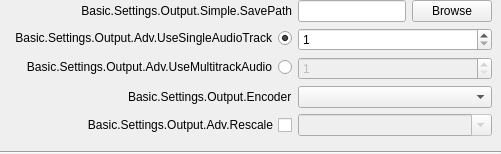
                   <widget class="QWidget" name="advOutRecStandard">
                    <layout class="QVBoxLayout" name="verticalLayout_13">
                     <property name="leftMargin">
                      <number>0</number>
                     </property>
                     <property name="topMargin">
                      <number>0</number>
                     </property>
                     <property name="rightMargin">
                      <number>0</number>
                     </property>
                     <property name="bottomMargin">
                      <number>0</number>
                     </property>
                     <item alignment="Qt::AlignTop">
                      <widget class="QWidget" name="widget_7" native="true">
                       <layout class="QVBoxLayout" name="verticalLayout_15">
                        <property name="leftMargin">
                         <number>0</number>
                        </property>
                        <property name="topMargin">
                         <number>0</number>
                        </property>
                        <property name="rightMargin">
                         <number>0</number>
                        </property>
                        <property name="bottomMargin">
                         <number>0</number>
                        </property>
                        <item>
                         <widget class="QWidget" name="advOutRecTopContainer" native="true">
                          <property name="sizePolicy">
                           <sizepolicy hsizetype="Preferred" vsizetype="Maximum">
                            <horstretch>0</horstretch>
                            <verstretch>0</verstretch>
                           </sizepolicy>
                          </property>
                          <layout class="QFormLayout" name="formLayout_16">
                           <property name="fieldGrowthPolicy">
                            <enum>QFormLayout::AllNonFixedFieldsGrow</enum>
                           </property>
                           <property name="labelAlignment">
                            <set>Qt::AlignRight|Qt::AlignTrailing|Qt::AlignVCenter</set>
                           </property>
                           <property name="topMargin">
                            <number>0</number>
                           </property>
                           <item row="0" column="0">
                            <widget class="QLabel" name="label_32">
                             <property name="sizePolicy">
                              <sizepolicy hsizetype="Preferred" vsizetype="Expanding">
                               <horstretch>0</horstretch>
                               <verstretch>0</verstretch>
                              </sizepolicy>
                             </property>
                             <property name="minimumSize">
                              <size>
                               <width>170</width>
                               <height>0</height>
                              </size>
                             </property>
                             <property name="text">
                              <string>Basic.Settings.Output.Simple.SavePath</string>
                             </property>
                             <property name="alignment">
                              <set>Qt::AlignRight|Qt::AlignTrailing|Qt::AlignVCenter</set>
                             </property>
                            </widget>
                           </item>
                           <item row="0" column="1">
                            <layout class="QHBoxLayout" name="horizontalLayout_6">
                             <item>
                              <widget class="QLineEdit" name="advOutRecPath">
                               <property name="enabled">
                                <bool>true</bool>
                               </property>
                              </widget>
                             </item>
                             <item>
                              <widget class="QPushButton" name="advOutRecPathBrowse">
                               <property name="enabled">
                                <bool>true</bool>
                               </property>
                               <property name="text">
                                <string>Browse</string>
                               </property>
                              </widget>
                             </item>
                            </layout>
                           </item>
                           <item row="1" column="0">
                            <widget class="QRadioButton" name="advOutRecSingleTrack">
                             <property name="layoutDirection">
                              <enum>Qt::RightToLeft</enum>
                             </property>
                             <property name="text">
                              <string>Basic.Settings.Output.Adv.UseSingleAudioTrack</string>
                             </property>
                             <property name="checked">
                              <bool>true</bool>
                             </property>
                            </widget>
                           </item>
                           <item row="1" column="1">
                            <widget class="QSpinBox" name="advOutRecAudioTrack">
                             <property name="minimum">
                              <number>1</number>
                             </property>
                             <property name="maximum">
                              <number>4</number>
                             </property>
                            </widget>
                           </item>
                           <item row="2" column="0">
                            <widget class="QRadioButton" name="advOutRecMultitrack">
                             <property name="layoutDirection">
                              <enum>Qt::RightToLeft</enum>
                             </property>
                             <property name="text">
                              <string>Basic.Settings.Output.Adv.UseMultitrackAudio</string>
                             </property>
                            </widget>
                           </item>
                           <item row="2" column="1">
                            <widget class="QSpinBox" name="advOutRecTrackCount">
                             <property name="enabled">
                              <bool>false</bool>
                             </property>
                             <property name="minimum">
                              <number>1</number>
                             </property>
                             <property name="maximum">
                              <number>4</number>
                             </property>
                            </widget>
                           </item>
                           <item row="3" column="0">
                            <widget class="QLabel" name="advOutRecEncLabel">
                             <property name="text">
                              <string>Basic.Settings.Output.Encoder</string>
                             </property>
                            </widget>
                           </item>
                           <item row="3" column="1">
                            <widget class="QComboBox" name="advOutRecEncoder"/>
                           </item>
                           <item row="4" column="0">
                            <widget class="QCheckBox" name="advOutRecUseRescale">
                             <property name="sizePolicy">
                              <sizepolicy hsizetype="Minimum" vsizetype="Expanding">
                               <horstretch>0</horstretch>
                               <verstretch>0</verstretch>
                              </sizepolicy>
                             </property>
                             <property name="layoutDirection">
                              <enum>Qt::RightToLeft</enum>
                             </property>
                             <property name="text">
                              <string>Basic.Settings.Output.Adv.Rescale</string>
                             </property>
                            </widget>
                           </item>
                           <item row="4" column="1">
                            <widget class="QWidget" name="advOutRecRescaleContainer" native="true">
                             <layout class="QHBoxLayout" name="horizontalLayout_4">
                              <property name="leftMargin">
                               <number>0</number>
                              </property>
                              <property name="topMargin">
                               <number>0</number>
                              </property>
                              <property name="rightMargin">
                               <number>0</number>
                              </property>
                              <property name="bottomMargin">
                               <number>0</number>
                              </property>
                              <item>
                               <widget class="QComboBox" name="advOutRecRescale">
                                <property name="enabled">
                                 <bool>false</bool>
                                </property>
                                <property name="editable">
                                 <bool>true</bool>
                                </property>
                               </widget>
                              </item>
                             </layout>
                            </widget>
                           </item>
                          </layout>
                         </widget>
                        </item>
                        <item>
                         <widget class="Line" name="line_5">
                          <property name="orientation">
                           <enum>Qt::Horizontal</enum>
                          </property>
                         </widget>
                        </item>
                       </layout>
                      </widget>
                     </item>
                    </layout>
                   </widget>
